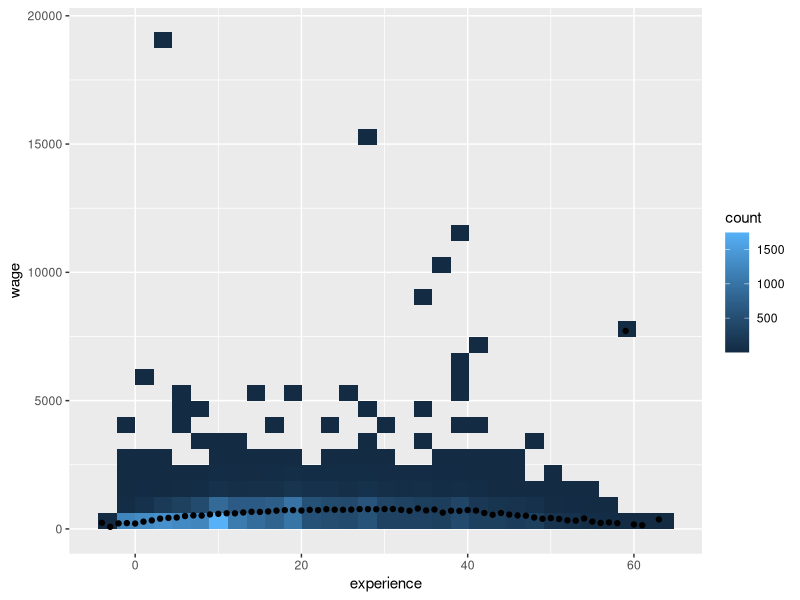

This chart was generated by the following R code:
## ---- chunk 1
library(tidyverse)

n <- 1000

X <- runif(n,0,2)


Y <- X^2 + rnorm(n,0,1)

b0 <--mean(X)/(mean(X^2) - mean(X)^2)

b1 <- 1/(mean(X^2) - mean(X)^2)

((b1*X + b0)*Y) |> mean()

lm(Y ~ X)
## ---- chunk 2
library(tidyverse)

data("CPS1988", package = "AER")

CPS1988 |> 
  ggplot(
    aes(
      x = experience,
      y = wage
    )
  ) +
  geom_bin2d() +
  stat_summary(geom = "point")

X <- CPS1988$experience

Y <- CPS1988$wage

b0 <--mean(X)/(mean(X^2) - mean(X)^2)

b1 <- 1/(mean(X^2) - mean(X)^2)

((b1*X + b0)*Y) |> mean()

lm(Y~X)
